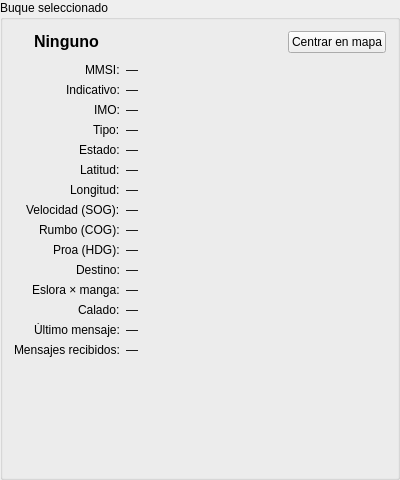
<?xml version="1.0" encoding="UTF-8"?>
<ui version="4.0">
 <class>VesselDetailPanel</class>
 <widget class="QGroupBox" name="VesselDetailPanel">
  <property name="geometry">
   <rect>
    <x>0</x>
    <y>0</y>
    <width>400</width>
    <height>480</height>
   </rect>
  </property>
  <property name="title">
   <string>Buque seleccionado</string>
  </property>
  <layout class="QVBoxLayout" name="mainLayout">
   <item>
    <layout class="QHBoxLayout" name="headerLayout" stretch="0,1,0">
     <item>
      <widget class="QLabel" name="swatchLabel">
       <property name="minimumSize">
        <size>
         <width>14</width>
         <height>14</height>
        </size>
       </property>
       <property name="maximumSize">
        <size>
         <width>14</width>
         <height>14</height>
        </size>
       </property>
      </widget>
     </item>
     <item>
      <widget class="QLabel" name="titleLabel">
       <property name="font">
        <font>
         <pointsize>12</pointsize>
         <bold>true</bold>
        </font>
       </property>
       <property name="text">
        <string>Ninguno</string>
       </property>
       <property name="textInteractionFlags">
        <set>Qt::TextSelectableByMouse</set>
       </property>
      </widget>
     </item>
     <item>
      <widget class="QPushButton" name="centerButton">
       <property name="text">
        <string>Centrar en mapa</string>
       </property>
      </widget>
     </item>
    </layout>
   </item>
   <item>
    <widget class="QWidget" name="formWidget" native="true">
     <layout class="QFormLayout" name="formLayout">
      <property name="fieldGrowthPolicy">
       <enum>QFormLayout::AllNonFixedFieldsGrow</enum>
      </property>
      <property name="labelAlignment">
       <set>Qt::AlignRight|Qt::AlignVCenter</set>
      </property>
      <property name="leftMargin">
       <number>0</number>
      </property>
      <property name="topMargin">
       <number>4</number>
      </property>
      <property name="rightMargin">
       <number>0</number>
      </property>
      <property name="bottomMargin">
       <number>0</number>
      </property>
       <item row="0" column="0">
        <widget class="QLabel" name="lblMmsi">
         <property name="text">
          <string>MMSI:</string>
         </property>
        </widget>
       </item>
       <item row="0" column="1">
        <widget class="QLabel" name="valMmsi">
         <property name="text">
          <string>—</string>
         </property>
         <property name="textInteractionFlags">
          <set>Qt::TextSelectableByMouse</set>
         </property>
        </widget>
       </item>
       <item row="1" column="0">
        <widget class="QLabel" name="lblCallsign">
         <property name="text">
          <string>Indicativo:</string>
         </property>
        </widget>
       </item>
       <item row="1" column="1">
        <widget class="QLabel" name="valCallsign">
         <property name="text">
          <string>—</string>
         </property>
         <property name="textInteractionFlags">
          <set>Qt::TextSelectableByMouse</set>
         </property>
        </widget>
       </item>
       <item row="2" column="0">
        <widget class="QLabel" name="lblImo">
         <property name="text">
          <string>IMO:</string>
         </property>
        </widget>
       </item>
       <item row="2" column="1">
        <widget class="QLabel" name="valImo">
         <property name="text">
          <string>—</string>
         </property>
         <property name="textInteractionFlags">
          <set>Qt::TextSelectableByMouse</set>
         </property>
        </widget>
       </item>
       <item row="3" column="0">
        <widget class="QLabel" name="lblType">
         <property name="text">
          <string>Tipo:</string>
         </property>
        </widget>
       </item>
       <item row="3" column="1">
        <widget class="QLabel" name="valType">
         <property name="text">
          <string>—</string>
         </property>
         <property name="textInteractionFlags">
          <set>Qt::TextSelectableByMouse</set>
         </property>
        </widget>
       </item>
       <item row="4" column="0">
        <widget class="QLabel" name="lblStatus">
         <property name="text">
          <string>Estado:</string>
         </property>
        </widget>
       </item>
       <item row="4" column="1">
        <widget class="QLabel" name="valStatus">
         <property name="text">
          <string>—</string>
         </property>
         <property name="textInteractionFlags">
          <set>Qt::TextSelectableByMouse</set>
         </property>
        </widget>
       </item>
       <item row="5" column="0">
        <widget class="QLabel" name="lblLat">
         <property name="text">
          <string>Latitud:</string>
         </property>
        </widget>
       </item>
       <item row="5" column="1">
        <widget class="QLabel" name="valLat">
         <property name="text">
          <string>—</string>
         </property>
         <property name="textInteractionFlags">
          <set>Qt::TextSelectableByMouse</set>
         </property>
        </widget>
       </item>
       <item row="6" column="0">
        <widget class="QLabel" name="lblLon">
         <property name="text">
          <string>Longitud:</string>
         </property>
        </widget>
       </item>
       <item row="6" column="1">
        <widget class="QLabel" name="valLon">
         <property name="text">
          <string>—</string>
         </property>
         <property name="textInteractionFlags">
          <set>Qt::TextSelectableByMouse</set>
         </property>
        </widget>
       </item>
       <item row="7" column="0">
        <widget class="QLabel" name="lblSog">
         <property name="text">
          <string>Velocidad (SOG):</string>
         </property>
        </widget>
       </item>
       <item row="7" column="1">
        <widget class="QLabel" name="valSog">
         <property name="text">
          <string>—</string>
         </property>
         <property name="textInteractionFlags">
          <set>Qt::TextSelectableByMouse</set>
         </property>
        </widget>
       </item>
       <item row="8" column="0">
        <widget class="QLabel" name="lblCog">
         <property name="text">
          <string>Rumbo (COG):</string>
         </property>
        </widget>
       </item>
       <item row="8" column="1">
        <widget class="QLabel" name="valCog">
         <property name="text">
          <string>—</string>
         </property>
         <property name="textInteractionFlags">
          <set>Qt::TextSelectableByMouse</set>
         </property>
        </widget>
       </item>
       <item row="9" column="0">
        <widget class="QLabel" name="lblHeading">
         <property name="text">
          <string>Proa (HDG):</string>
         </property>
        </widget>
       </item>
       <item row="9" column="1">
        <widget class="QLabel" name="valHeading">
         <property name="text">
          <string>—</string>
         </property>
         <property name="textInteractionFlags">
          <set>Qt::TextSelectableByMouse</set>
         </property>
        </widget>
       </item>
       <item row="10" column="0">
        <widget class="QLabel" name="lblDest">
         <property name="text">
          <string>Destino:</string>
         </property>
        </widget>
       </item>
       <item row="10" column="1">
        <widget class="QLabel" name="valDest">
         <property name="text">
          <string>—</string>
         </property>
         <property name="textInteractionFlags">
          <set>Qt::TextSelectableByMouse</set>
         </property>
        </widget>
       </item>
       <item row="11" column="0">
        <widget class="QLabel" name="lblDims">
         <property name="text">
          <string>Eslora × manga:</string>
         </property>
        </widget>
       </item>
       <item row="11" column="1">
        <widget class="QLabel" name="valDims">
         <property name="text">
          <string>—</string>
         </property>
         <property name="textInteractionFlags">
          <set>Qt::TextSelectableByMouse</set>
         </property>
        </widget>
       </item>
       <item row="12" column="0">
        <widget class="QLabel" name="lblDraught">
         <property name="text">
          <string>Calado:</string>
         </property>
        </widget>
       </item>
       <item row="12" column="1">
        <widget class="QLabel" name="valDraught">
         <property name="text">
          <string>—</string>
         </property>
         <property name="textInteractionFlags">
          <set>Qt::TextSelectableByMouse</set>
         </property>
        </widget>
       </item>
       <item row="13" column="0">
        <widget class="QLabel" name="lblLast">
         <property name="text">
          <string>Último mensaje:</string>
         </property>
        </widget>
       </item>
       <item row="13" column="1">
        <widget class="QLabel" name="valLast">
         <property name="text">
          <string>—</string>
         </property>
         <property name="textInteractionFlags">
          <set>Qt::TextSelectableByMouse</set>
         </property>
        </widget>
       </item>
       <item row="14" column="0">
        <widget class="QLabel" name="lblCount">
         <property name="text">
          <string>Mensajes recibidos:</string>
         </property>
        </widget>
       </item>
       <item row="14" column="1">
        <widget class="QLabel" name="valCount">
         <property name="text">
          <string>—</string>
         </property>
         <property name="textInteractionFlags">
          <set>Qt::TextSelectableByMouse</set>
         </property>
        </widget>
       </item>
     </layout>
    </widget>
   </item>
   <item>
    <spacer name="bottomSpacer">
     <property name="orientation">
      <enum>Qt::Vertical</enum>
     </property>
     <property name="sizeHint" stdset="0">
      <size>
       <width>20</width>
       <height>0</height>
      </size>
     </property>
    </spacer>
   </item>
  </layout>
 </widget>
 <resources/>
 <connections/>
</ui>
